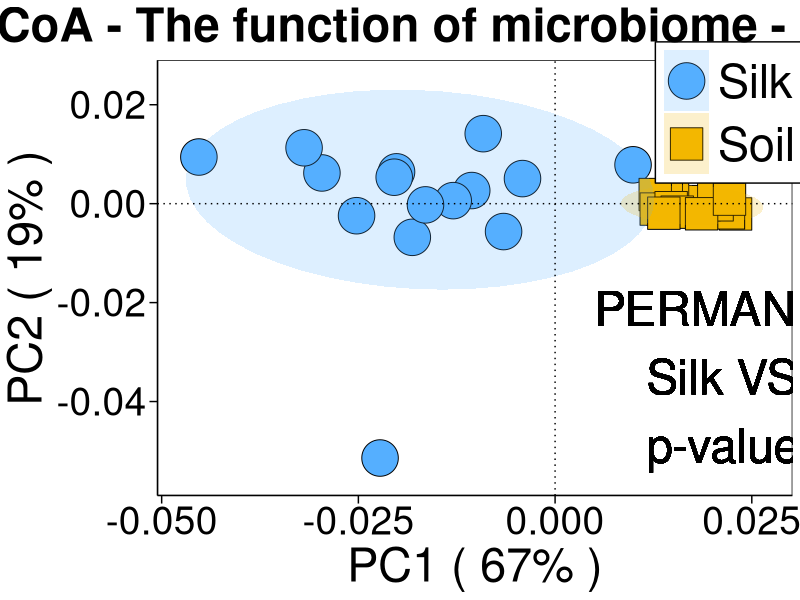
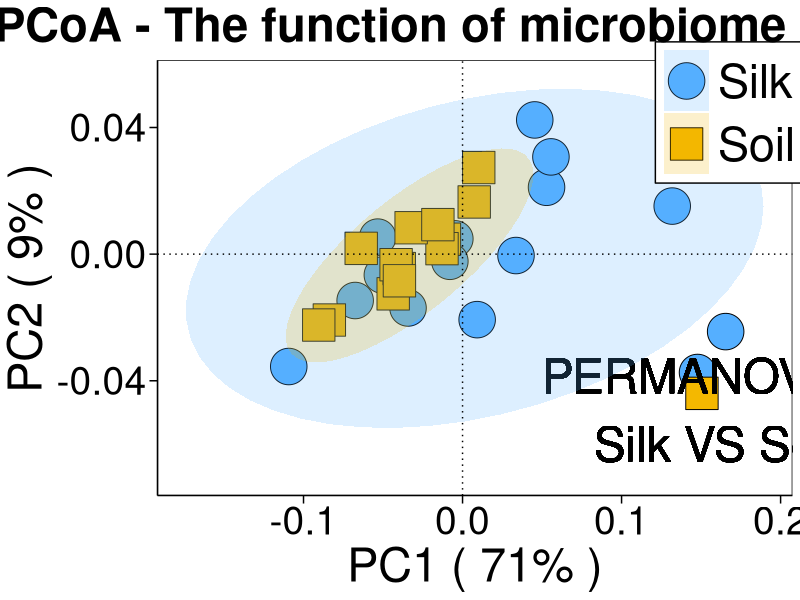

Write R code to recreate these figures, in order.
#16S
library(vegan)
library(ape)
library(ggplot2)
library(ggrepel)



raw_data <- read.table("16S_pathway.L2.txt", header = TRUE, sep="\t", row.names = 1)
groups <- read.table("group.txt",sep = "\t",header = F,colClasses = c("character"))
groups <- as.list(groups)

data<- as.data.frame(lapply(raw_data, function(x)x / sum(x)))

row.names(data)<- row.names(raw_data)

data <- t(data)
data[is.na(data)] <- 0
data <- vegdist(data,method = "bray")
pcoa<- pcoa(data, correction = "none", rn = NULL)
PC1 = pcoa$vectors[,1]
PC2 = pcoa$vectors[,2]
plotdata <- data.frame(rownames(pcoa$vectors),PC1,PC2,groups$V2)
colnames(plotdata) <-c("sample","PC1","PC2","group")
pich=c(21:24)
wbwPalette <- c("#55AFFF", "#F4B800")
Palette <- c("#000000", "#000000")
pc1 <-floor(pcoa$values$Relative_eig[1]*100)
pc2 <-floor(pcoa$values$Relative_eig[2]*100)

otu.adonis=adonis(data~V2,data = groups,distance = "bray") 

ggplot(plotdata, aes(PC1, PC2)) +
  geom_point(aes(colour=group,shape=group,fill=group),size=12)+
  geom_text(aes(x = 0.005,y = -0.035,label = paste("PERMANOVA:\n    Silk VS Soil\n    p-value < ",otu.adonis$aov.tab$`Pr(>F)`[1],sep = "")),size = 12,hjust = 0)+ 
  stat_ellipse(aes(fill = group),geom = "polygon",level = 0.95,alpha = 0.2)+
  scale_shape_manual(values=pich)+
  scale_colour_manual(values=Palette)+
  scale_fill_manual(values=wbwPalette)+
  labs(title="PCoA - The function of microbiome - Bacteria") + 
  xlab(paste("PC1 ( ",pc1,"%"," )",sep="")) + 
  ylab(paste("PC2 ( ",pc2,"%"," )",sep=""))+
  
  ylim(-0.055,0.025)+
  theme(text=element_text(size=30))+
  geom_vline(aes(xintercept = 0),linetype="dotted")+
  geom_hline(aes(yintercept = 0),linetype="dotted")+
  theme(panel.background = element_rect(fill='white', colour='black'),
        panel.grid=element_blank(), 
        axis.title = element_text(color='black',size=34),
        axis.ticks.length = unit(0.4,"lines"), axis.ticks = element_line(color='black'),
        axis.line = element_line(colour = "black"), 
        axis.title.x=element_text(colour='black', size=34),
        axis.title.y=element_text(colour='black', size=34),
        axis.text=element_text(colour='black',size=28),
        legend.title=element_blank(),
        legend.text=element_text(size=34),
        legend.key=element_blank(),legend.position = c(0.9,0.88),
        legend.background = element_rect(colour = "black"),
        legend.key.height=unit(1.6,"cm"))+
  theme(plot.title = element_text(size=34,colour = "black",hjust = 0.5,face = "bold"))
#save image 12*16 inches







rm(list=ls())







#ITS
library(vegan)
library(ape)
library(ggplot2)
library(ggrepel)

raw_data <- read.table("ITS_path_abun_unstrat_descrip.txt", header = TRUE, sep="\t", row.names = 1)
groups <- read.table("group.txt",sep = "\t",header = F,colClasses = c("character"))
groups <- as.list(groups)

data<- as.data.frame(lapply(raw_data, function(x)x / sum(x)))

row.names(data)<- row.names(raw_data)

data <- t(data)
data[is.na(data)] <- 0
data <- vegdist(data,method = "bray")
pcoa<- pcoa(data, correction = "none", rn = NULL)
PC1 = pcoa$vectors[,1]
PC2 = pcoa$vectors[,2]
plotdata <- data.frame(rownames(pcoa$vectors),PC1,PC2,groups$V2)
colnames(plotdata) <-c("sample","PC1","PC2","group")
pich=c(21:24)
wbwPalette <- c("#55AFFF", "#F4B800")
Palette <- c("#000000", "#000000")
pc1 <-floor(pcoa$values$Relative_eig[1]*100)
pc2 <-floor(pcoa$values$Relative_eig[2]*100)

otu.adonis=adonis(data~V2,data = groups,distance = "bray") 

ggplot(plotdata, aes(PC1, PC2)) +
  geom_point(aes(colour=group,shape=group,fill=group),size=12)+
  geom_text(aes(x = 0.05,y = -0.06,label = paste("PERMANOVA:\n    Silk VS Soil\n    p-value = ",otu.adonis$aov.tab$`Pr(>F)`[1],sep = "")),size = 12,hjust = 0)+ 
  stat_ellipse(aes(fill = group),geom = "polygon",level = 0.95,alpha = 0.2)+
  scale_shape_manual(values=pich)+
  scale_colour_manual(values=Palette)+
  scale_fill_manual(values=wbwPalette)+
  labs(title="PCoA - The function of microbiome - Fungi") + 
  xlab(paste("PC1 ( ",pc1,"%"," )",sep="")) + 
  ylab(paste("PC2 ( ",pc2,"%"," )",sep=""))+
  
  ylim(-0.07,0.055)+ 
  theme(text=element_text(size=30))+
  geom_vline(aes(xintercept = 0),linetype="dotted")+
  geom_hline(aes(yintercept = 0),linetype="dotted")+
  theme(panel.background = element_rect(fill='white', colour='black'),
        panel.grid=element_blank(), 
        axis.title = element_text(color='black',size=34),
        axis.ticks.length = unit(0.4,"lines"), axis.ticks = element_line(color='black'),
        axis.line = element_line(colour = "black"), 
        axis.title.x=element_text(colour='black', size=34),
        axis.title.y=element_text(colour='black', size=34),
        axis.text=element_text(colour='black',size=28),
        legend.title=element_blank(),
        legend.text=element_text(size=34),
        legend.key=element_blank(),legend.position = c(0.9,0.88),
        legend.background = element_rect(colour = "black"),
        legend.key.height=unit(1.6,"cm"))+
  theme(plot.title = element_text(size=34,colour = "black",hjust = 0.5,face = "bold"))
#save image 12*16 inchs

